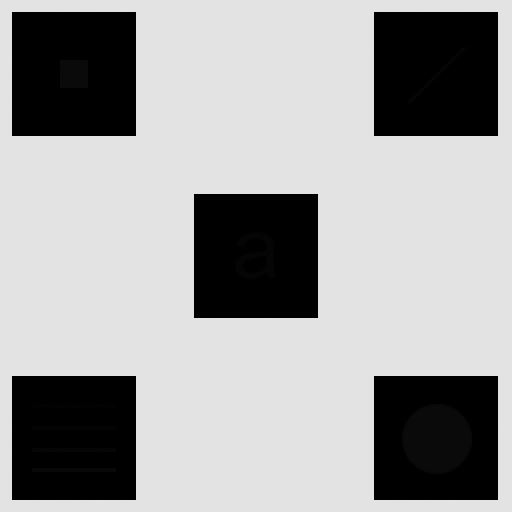
#> input picture 图像处理与可视化/Homework/数字图像处理 01/P3/DIP 3.26.tif, 512 x 512 px
$ python HW01_P3_2.py
#> lines starting #> are read from the running program, lines starting #| are printed output that depends on the picture
#> in main, image is the input picture: PIL image 512x512 L; min 0, max 228, mean 160.7
import numpy as np
from PIL import Image
import matplotlib.pyplot as plt

def compute_histogram(image, num_bins=256):
    """
    计算图像的灰度直方图
    :param image: 灰度图像的 numpy 数组
    :param num_bins: 直方图的 bins 数量
    :return: 直方图和 bins 边缘
    """
    histogram, bin_edges = np.histogram(image.ravel(), bins=num_bins, range=[0, num_bins])
    return histogram, bin_edges

def update_histogram(old_hist, new_col=None, remove_col=None, num_bins=256):
    """
    使用增量更新直方图.
    :param old_hist: 当前的直方图.
    :param new_col: 要加入的新的列像素 (可以为 None).
    :param remove_col: 要移除的列像素 (可以为 None).
    :param num_bins: 直方图的 bins 数量.
    :return: 更新后的直方图.
    """
    if new_col is None:
        return old_hist - np.bincount(remove_col, minlength=num_bins)
    elif remove_col is None:
        return old_hist + np.bincount(new_col, minlength=num_bins)
    else:
        return old_hist - np.bincount(remove_col, minlength=num_bins) + np.bincount(new_col, minlength=num_bins)

def compute_local_histograms(image, window_size=(9, 9), num_bins=256):
    """
    计算图像的局部直方图.
    :param image: 输入的灰度图像.
    :param window_size: 邻域窗口的尺寸 (height, width).
    :param num_bins: 直方图的 bins 数量.
    :return: 所有局部直方图的列表.
    """
#> called with window_size = (3, 3), num_bins = 256
    h, w = image.shape
#> h = 512; w = 512
    win_h, win_w = window_size
    half_win_h = win_h  // 2  # 使用整数除法，得到窗口半径
    half_win_w = win_w  // 2

    # 初始化局部直方图列表
    local_histograms = np.zeros((h, w, num_bins), dtype=np.uint8)

    # 移动完整窗口
    for i in range(h):
        if i == 0:
            # 计算第一个完整窗口的直方图
            local_histograms[0, 0, :], _ = compute_histogram(image[0:half_win_h+1,0:half_win_w+1], num_bins=num_bins)
        else:
        # 更新直方图 (垂直移动)
            if i <= half_win_h: # 首
                new_row = image[i+half_win_h, 0:half_win_w+1]
                remove_row = None
            elif i >= h - half_win_h: # 尾
                new_row = None
                remove_row = image[i-half_win_h-1, 0:half_win_w+1]
            else: # 中间部分
                new_row = image[i+half_win_h, 0:half_win_w+1]
                remove_row = image[i-half_win_h-1, 0:half_win_w+1]
            # 更新直方图 (垂直移动)
            local_histograms[i, 0, :] = update_histogram(local_histograms[i-1, 0, :], new_row, remove_row, num_bins=num_bins)

        i_safe_lower = max(i-half_win_h,0)
        i_safe_upper = min(i+half_win_h+1,h)

        for j in range(1, w):
            # 更新直方图 (水平移动)
            if j <= half_win_w: # 首
                new_col = image[i_safe_lower:i_safe_upper, j+half_win_w]
                remove_col = None
            elif j >= w - half_win_w: # 尾
                new_col = None
                remove_col = image[i_safe_lower:i_safe_upper, j-half_win_w-1]
            else: # 中间部分
                new_col = image[i_safe_lower:i_safe_upper, j+half_win_w]
                remove_col = image[i_safe_lower:i_safe_upper, j-half_win_w-1]

            # 更新直方图 (水平移动)
            local_histograms[i, j, :] = update_histogram(local_histograms[i, j-1, :], new_col, remove_col, num_bins=num_bins)
#> this loop made 512 passes
#> (new_row, remove_row) on passes 26, 27, 29, 30, 96, 97, 99: ([228, 228], [227, 227]), ([228, 228], [227, 227]), ([227, 227], [228, 228]), ([227, 227], [228, 228]), ([226, 226], [227, 227]), ([226, 226], [227, 227]), ([227, 227], [226, 226])
#> remove_row on passes 3 to 8: [227, 227], [227, 227], [227, 227], [227, 227], [227, 227], [227, 227]

    return local_histograms

def compute_cdf(histogram):
    """
    计算累积分布函数 (CDF).
    :param histogram: 图像的灰度直方图.
    :return: 累积分布函数.
    """
    cdf = np.cumsum(histogram)
    cdf_normalized = cdf / cdf[-1]  # 归一化到 [0, 1]
    return cdf_normalized

def local_histogram_equalization(image, local_histograms, num_bins=256):
    """
    对图像进行局部均衡化.
    :param image: 输入的灰度图像.
    :param local_histograms: 所有局部直方图的列表.
    :param num_bins: 直方图的 bins 数量.
    :return: 局部均衡化后的图像.
    """
#> called with local_histograms = array of shape (512, 512, 256), num_bins = 256
    h, w = image.shape
#> h = 512; w = 512

    # 初始化均衡化后的图像
    equalized_image = np.zeros_like(image, dtype=np.uint8)

    # 遍历像素点，参照局部直方图应用均衡化映射
    for i in range(h):
        for j in range(w):
            # 使用局部直方图
            current_hist = local_histograms[i, j, :]

            # 计算累积分布函数 (CDF)
            current_cdf = compute_cdf(current_hist)
            equalized_map = (num_bins - 1) * current_cdf
            equalized_map = np.round(equalized_map).astype(np.uint8)

            # 应用均衡化映射到当前点
            equalized_image[i, j] = equalized_map[image[i, j]]
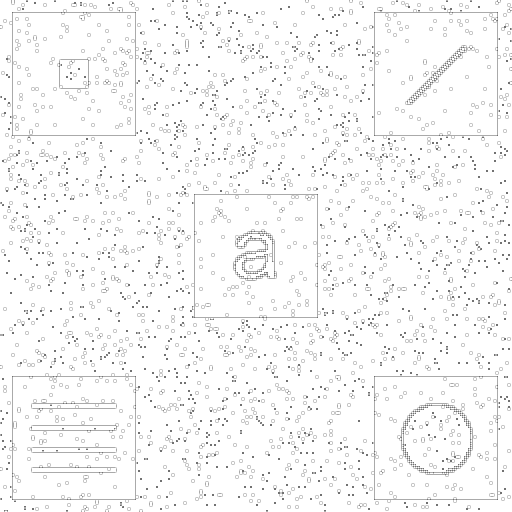
#> equalized_image: shape (512, 512); min 113, max 255, mean 247.4

    return equalized_image

def plot_image_and_histogram(image, equalized_image, num_bins=256):
    """
    绘制原始图像、均衡化后的图像以及它们的灰度直方图
    :param image: 原始灰度图像的 2D numpy 数组
    :param equalized_image: 均衡化后的图像的 2D numpy 数组
    """
#> called with num_bins = 256
    fig, axes = plt.subplots(2, 2, figsize=(14, 10))

    # 绘制原始图像
    axes[0, 0].imshow(image, cmap='gray', vmin=0, vmax=num_bins-1)
    axes[0, 0].set_title('Original Image')
    axes[0, 0].axis('off')

    # 绘制原始图像的直方图
    histogram, bin_edges = compute_histogram(image, num_bins=num_bins)
#> histogram = 256 values, max 175784 at index 227, min 0 at index 12, mean 1024; bin_edges = 257 values from 0 to 256
    axes[1, 0].bar(bin_edges[:-1], histogram, width=1, color='gray')
    axes[1, 0].set_title('Original Histogram')
    axes[1, 0].set_xlabel('Gray Level')
    axes[1, 0].set_ylabel('Frequency')

    # 绘制均衡化后的图像
    axes[0, 1].imshow(equalized_image, cmap='gray', vmin=0, vmax=num_bins-1)
    axes[0, 1].set_title('Equalized Image')
    axes[0, 1].axis('off')

    # 绘制均衡化后的图像的直方图
    equalized_histogram, _ = compute_histogram(equalized_image)
#> equalized_histogram = 256 values, max 233935 at index 255, min 0 at index 0, mean 1024
    axes[1, 1].bar(bin_edges[:-1], equalized_histogram, width=1, color='gray')
    axes[1, 1].set_title('Equalized Histogram')
    axes[1, 1].set_xlabel('Gray Level')
    axes[1, 1].set_ylabel('Frequency')

    plt.tight_layout()
    plt.show()
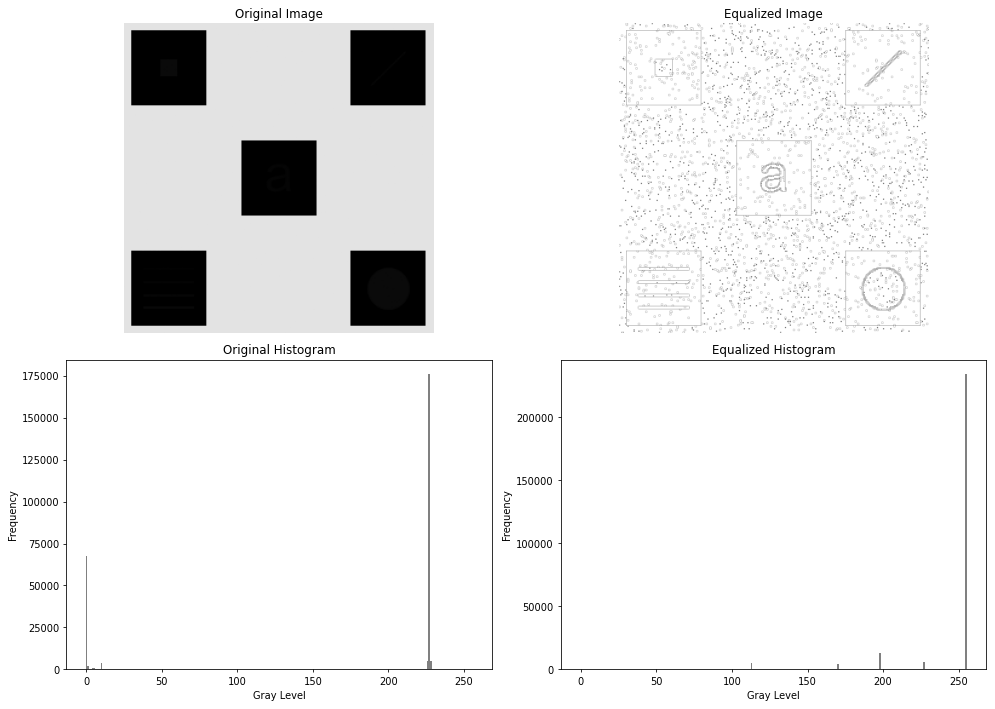
#> figure drawn by matplotlib, 4 panels; panel 3: tallest bar 175784 high, from x = 226.5 to 227.5; panel 4: tallest bar 233935 high, from x = 254.5 to 255.5

def main():
    # 加载灰度图像
    image_name = 'DIP 3.26.tif'
    image = Image.open(image_name).convert('L')
    image_array = np.array(image)

    # 定义窗口大小
    window_size = (3, 3)

    # 计算局部直方图
    num_bins = 256
    local_histograms = compute_local_histograms(image_array, window_size=window_size, num_bins=num_bins)

    # 进行局部均衡化
    equalized_image = local_histogram_equalization(image_array, local_histograms, num_bins=num_bins)

    # 保存均衡后的图像
    Image.fromarray(equalized_image).save('Local_equalized_'+ str(image_name))

    # 绘制原始图像和均衡化后的图像及其直方图
    plot_image_and_histogram(image_array, equalized_image, num_bins=num_bins)

if __name__ == "__main__":
    main()
